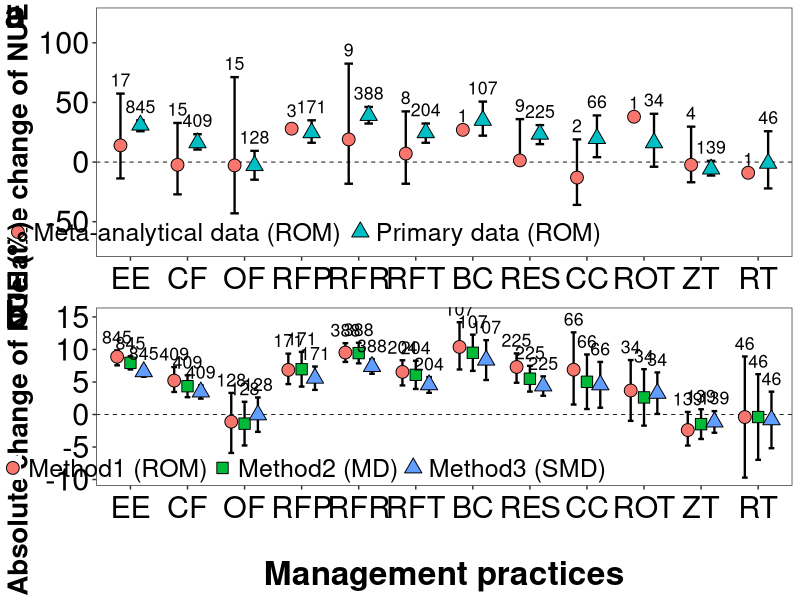

Here is the R script that generated this plot:
# Figure 2

# require packages
require(readxl);require(data.table); require(ggplot2);library(ggpubr)

# plot response ratio among different microbial group within each global change

# read in the excel sheet for the data
metaresult_group<- readxl::read_xlsx('articles/ncoms23/Database.xlsx',sheet = "Figure2")
metaresult_group <- as.data.table(metaresult_group)

# subset the dataset
mydata <- metaresult_group[Vari=='NUE' & `Group type` == 'Data']

# make the plot (a)
p1<-  ggplot(data = mydata,aes(x=Management,y=mean,shape=Group,fill=Group)) +
      geom_hline(yintercept=0,linetype = "dashed",size=0.3)+
      geom_errorbar(position=position_dodge(0.7),aes(ymin = ci.lb, ymax = ci.ub), width=0.3,size=0.8)+
       geom_point(position=position_dodge(0.7), size=4, stroke = 0.5) +
      scale_shape_manual(values=c("Meta-analytical data (ROM)"=21,"Primary data (ROM)"=24))+
      geom_text(aes(x = Management, y = ci.ub +6, label = n),
                position = position_dodge(width = 0.7),vjust = 0, hjust=0.5, size = 4.5, check_overlap = FALSE)+
      scale_x_discrete(limits=rev(c("Reduced tillage","No tillage","Crop rotation","Cover cropping","Residue retention","Biochar","Fertilizer timing","Fertilizer rate","Fertilizer placement","Organic fertilizer","Combined fertilizer","Enhanced efficiency")),labels = rev(c("RT","ZT","ROT","CC","RES","BC","RFT","RFR","RFP","OF","CF","EE")))+
      scale_y_continuous(limits=c(-70,120), breaks = c(-50,0,50,100))+
      labs(x = "Management practice", y = "Relative change of NUE (%)",colour = 'black')+
      theme_bw()+
      theme(legend.title = element_blank(),
            legend.direction = "horizontal",
            legend.position=c(0.3,0.1),
            legend.key = element_rect(fill = "white",linewidth = 1.5),
            legend.key.width = unit(0.4,"lines"),
            legend.key.height = unit(0.5,"lines"),
            legend.background = element_blank(),
            legend.text=element_text(colour = 'black', size=18),
            panel.grid.major = element_blank(),
            panel.grid.minor = element_blank(),
            axis.title=element_text(size=20, colour = 'black', face='bold'),
            axis.title.x=element_blank(),
            axis.text.y = element_text(colour = 'black', size = 22),
            axis.text.x = element_text(colour = 'black', size = 22, hjust = 0.5, vjust = 0.5))


mydata <- metaresult_group[Vari=='NUE' & `Group type` == 'Method']

# make the plot (b)
p2 <- ggplot(data = mydata,aes(x=Management,y=mean,shape=Group,fill=Group)) +
      geom_hline(yintercept=0,linetype = "dashed",size=0.3)+
      geom_errorbar(position=position_dodge(0.7),
                    aes(ymin = ci.lb, ymax = ci.ub), width=0.3,size=0.8)+
      geom_point(position=position_dodge(0.7), size=4, stroke = 0.5) +
      scale_shape_manual(values=c("Method1 (ROM)"=21, "Method2 (MD)"=22, "Method3 (SMD)"=24))+
      geom_text(aes(x = Management, y = ci.ub + 1, label = n),
                position = position_dodge(width = 0.7),vjust = 0, hjust=0.5, size = 4.5, check_overlap = FALSE)+
      scale_x_discrete(limits=rev(c("Reduced tillage","No tillage","Crop rotation","Cover cropping","Residue retention","Biochar","Fertilizer timing","Fertilizer rate","Fertilizer placement","Organic fertilizer","Combined fertilizer","Enhanced efficiency")),labels = rev(c("RT","ZT","ROT","CC","RES","BC","RFT","RFR","RFP","OF","CF","EE")))+
      labs(x = "\nManagement practices", y = "Absolute change of NUE (%)   ",colour = 'black')+
      theme_bw()+
      theme(legend.title = element_blank(),
            legend.direction = "horizontal",
            legend.position=c(0.3,0.1),
            legend.key = element_rect(fill = "white",linewidth = 1.5),
            legend.key.width = unit(0.4,"lines"),
            legend.key.height = unit(0.5,"lines"),
            legend.background = element_blank(),
            legend.text=element_text(colour = 'black', size=18),
            panel.grid.major = element_blank(),
            panel.grid.minor = element_blank(),
            axis.title.x=element_text(size=24, colour = 'black', face='bold'),
            axis.title.y=element_text(size=20, colour = 'black', face='bold'),
            axis.text.y = element_text(colour = 'black', size = 22),
            axis.text.x = element_text(colour = 'black', size = 22, hjust = 0.5, vjust = 0.5))

# combine figures p1 and p2 into plot p
p <- ggarrange(p1, p2, ncol = 1, nrow = 2, align = "v",#common.legend = TRUE,legend = "bottom",
               labels = c("a", "b"), label.x = 0,label.y = 1,
               font.label=list(size=28),hjust = -0.2, vjust = 1)

# save the plot
ggsave(file = "products/meta_result.png",width = 410,height = 270, units = "mm")

